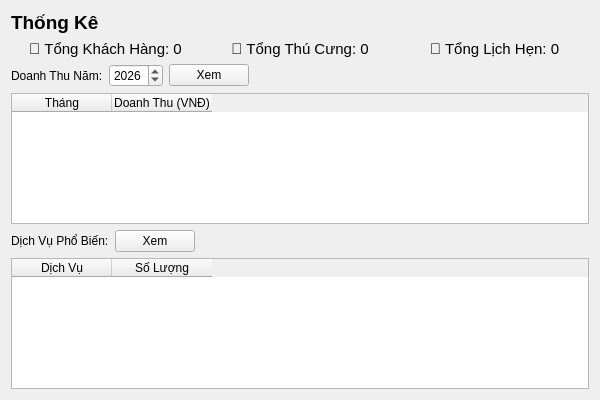
<?xml version="1.0" encoding="UTF-8"?>
<ui version="4.0">
 <class>StatisticsWidget</class>
 <widget class="QWidget" name="StatisticsWidget">
  <property name="geometry">
   <rect>
    <x>0</x>
    <y>0</y>
    <width>600</width>
    <height>400</height>
   </rect>
  </property>
  <property name="maximumSize">
   <size>
    <width>600</width>
    <height>400</height>
   </size>
  </property>
  <property name="windowTitle">
   <string>Thống Kê</string>
  </property>
  <layout class="QVBoxLayout" name="verticalLayout">
   <item>
    <widget class="QLabel" name="titleLabel">
     <property name="font">
      <font>
       <pointsize>14</pointsize>
       <weight>75</weight>
       <bold>true</bold>
      </font>
     </property>
     <property name="text">
      <string>Thống Kê</string>
     </property>
     <property name="alignment">
      <set>Qt::AlignLeading</set>
     </property>
    </widget>
   </item>
   <item>
    <layout class="QHBoxLayout" name="summaryLayout">
     <item>
      <widget class="QLabel" name="total_customers_label">
       <property name="font">
        <font>
         <pointsize>11</pointsize>
        </font>
       </property>
       <property name="text">
        <string>👥 Tổng Khách Hàng: 0</string>
       </property>
       <property name="alignment">
        <set>Qt::AlignCenter</set>
       </property>
      </widget>
     </item>
     <item>
      <widget class="QLabel" name="total_pets_label">
       <property name="font">
        <font>
         <pointsize>11</pointsize>
        </font>
       </property>
       <property name="text">
        <string>🐾 Tổng Thú Cưng: 0</string>
       </property>
       <property name="alignment">
        <set>Qt::AlignCenter</set>
       </property>
      </widget>
     </item>
     <item>
      <widget class="QLabel" name="total_appointments_label">
       <property name="font">
        <font>
         <pointsize>11</pointsize>
        </font>
       </property>
       <property name="text">
        <string>📅 Tổng Lịch Hẹn: 0</string>
       </property>
       <property name="alignment">
        <set>Qt::AlignCenter</set>
       </property>
      </widget>
     </item>
    </layout>
   </item>
   <item>
    <layout class="QHBoxLayout" name="revenueLayout">
     <item>
      <widget class="QLabel" name="revenueLabel">
       <property name="text">
        <string>Doanh Thu Năm:</string>
       </property>
      </widget>
     </item>
     <item>
      <widget class="QSpinBox" name="year_spinbox">
       <property name="minimum">
        <number>2000</number>
       </property>
       <property name="maximum">
        <number>2100</number>
       </property>
       <property name="value">
        <number>2026</number>
       </property>
      </widget>
     </item>
     <item>
      <widget class="QPushButton" name="revenue_btn">
       <property name="text">
        <string>Xem</string>
       </property>
      </widget>
     </item>
     <item>
      <spacer name="revenueSpacer">
       <property name="orientation">
        <enum>Qt::Horizontal</enum>
       </property>
       <property name="sizeHint" stdset="0">
        <size>
         <width>40</width>
         <height>20</height>
        </size>
       </property>
      </spacer>
     </item>
    </layout>
   </item>
   <item>
    <widget class="QTableWidget" name="revenue_table">
     <property name="selectionBehavior">
      <enum>QAbstractItemView::SelectRows</enum>
     </property>
     <column>
      <property name="text">
       <string>Tháng</string>
      </property>
     </column>
     <column>
      <property name="text">
       <string>Doanh Thu (VNĐ)</string>
      </property>
     </column>
    </widget>
   </item>
   <item>
    <layout class="QHBoxLayout" name="popularLayout">
     <item>
      <widget class="QLabel" name="popularLabel">
       <property name="text">
        <string>Dịch Vụ Phổ Biến:</string>
       </property>
      </widget>
     </item>
     <item>
      <widget class="QPushButton" name="popular_btn">
       <property name="text">
        <string>Xem</string>
       </property>
      </widget>
     </item>
     <item>
      <spacer name="popularSpacer">
       <property name="orientation">
        <enum>Qt::Horizontal</enum>
       </property>
       <property name="sizeHint" stdset="0">
        <size>
         <width>40</width>
         <height>20</height>
        </size>
       </property>
      </spacer>
     </item>
    </layout>
   </item>
   <item>
    <widget class="QTableWidget" name="services_table">
     <property name="selectionBehavior">
      <enum>QAbstractItemView::SelectRows</enum>
     </property>
     <column>
      <property name="text">
       <string>Dịch Vụ</string>
      </property>
     </column>
     <column>
      <property name="text">
       <string>Số Lượng</string>
      </property>
     </column>
    </widget>
   </item>
  </layout>
 </widget>
 <resources/>
 <connections/>
</ui>
